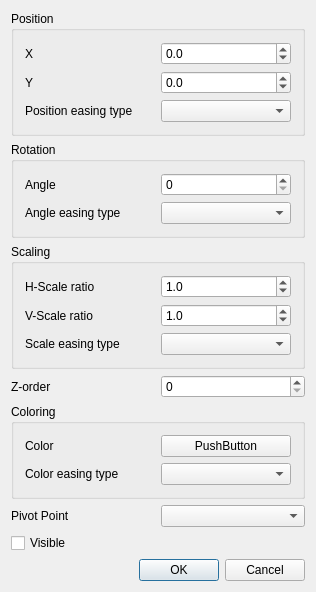
<?xml version="1.0" encoding="UTF-8"?>
<ui version="4.0">
 <class>DisplayDateTimePropEdit</class>
 <widget class="QDialog" name="DisplayDateTimePropEdit">
  <property name="geometry">
   <rect>
    <x>0</x>
    <y>0</y>
    <width>316</width>
    <height>530</height>
   </rect>
  </property>
  <property name="windowTitle">
   <string>DisplayDateTimePropEdit</string>
  </property>
  <layout class="QVBoxLayout" name="verticalLayout_5">
   <item>
    <widget class="QGroupBox" name="groupBox">
     <property name="title">
      <string>Position</string>
     </property>
     <layout class="QVBoxLayout" name="verticalLayout">
      <item>
       <layout class="QHBoxLayout" name="horizontalLayout">
        <item>
         <widget class="QLabel" name="label">
          <property name="text">
           <string>X</string>
          </property>
         </widget>
        </item>
        <item>
         <widget class="QDoubleSpinBox" name="m_ctlX">
          <property name="decimals">
           <number>1</number>
          </property>
          <property name="minimum">
           <double>-9999.000000000000000</double>
          </property>
          <property name="maximum">
           <double>9999.000000000000000</double>
          </property>
         </widget>
        </item>
       </layout>
      </item>
      <item>
       <layout class="QHBoxLayout" name="horizontalLayout_2">
        <item>
         <widget class="QLabel" name="label_2">
          <property name="text">
           <string>Y</string>
          </property>
         </widget>
        </item>
        <item>
         <widget class="QDoubleSpinBox" name="m_ctlY">
          <property name="decimals">
           <number>1</number>
          </property>
          <property name="minimum">
           <double>-9999.000000000000000</double>
          </property>
          <property name="maximum">
           <double>9999.000000000000000</double>
          </property>
         </widget>
        </item>
       </layout>
      </item>
      <item>
       <layout class="QHBoxLayout" name="horizontalLayout_12">
        <item>
         <widget class="QLabel" name="label_12">
          <property name="text">
           <string>Position easing type</string>
          </property>
         </widget>
        </item>
        <item>
         <widget class="QComboBox" name="m_cboEasingPos"/>
        </item>
       </layout>
      </item>
     </layout>
    </widget>
   </item>
   <item>
    <widget class="QGroupBox" name="groupBox_2">
     <property name="title">
      <string>Rotation</string>
     </property>
     <layout class="QVBoxLayout" name="verticalLayout_2">
      <item>
       <layout class="QHBoxLayout" name="horizontalLayout_3">
        <item>
         <widget class="QLabel" name="label_3">
          <property name="text">
           <string>Angle</string>
          </property>
         </widget>
        </item>
        <item>
         <widget class="QDoubleSpinBox" name="m_ctlAngle">
          <property name="decimals">
           <number>0</number>
          </property>
          <property name="maximum">
           <double>360.000000000000000</double>
          </property>
         </widget>
        </item>
       </layout>
      </item>
      <item>
       <layout class="QHBoxLayout" name="horizontalLayout_13">
        <item>
         <widget class="QLabel" name="label_13">
          <property name="text">
           <string>Angle easing type</string>
          </property>
         </widget>
        </item>
        <item>
         <widget class="QComboBox" name="m_cboEasingAngle"/>
        </item>
       </layout>
      </item>
     </layout>
    </widget>
   </item>
   <item>
    <widget class="QGroupBox" name="groupBox_3">
     <property name="title">
      <string>Scaling</string>
     </property>
     <layout class="QVBoxLayout" name="verticalLayout_3">
      <item>
       <layout class="QHBoxLayout" name="horizontalLayout_4">
        <item>
         <widget class="QLabel" name="label_4">
          <property name="text">
           <string>H-Scale ratio</string>
          </property>
         </widget>
        </item>
        <item>
         <widget class="QDoubleSpinBox" name="m_ctlScalingX">
          <property name="decimals">
           <number>1</number>
          </property>
          <property name="maximum">
           <double>999.000000000000000</double>
          </property>
          <property name="singleStep">
           <double>0.100000000000000</double>
          </property>
          <property name="value">
           <double>1.000000000000000</double>
          </property>
         </widget>
        </item>
       </layout>
      </item>
      <item>
       <layout class="QHBoxLayout" name="horizontalLayout_5">
        <item>
         <widget class="QLabel" name="label_5">
          <property name="text">
           <string>V-Scale ratio</string>
          </property>
         </widget>
        </item>
        <item>
         <widget class="QDoubleSpinBox" name="m_ctlScalingY">
          <property name="decimals">
           <number>1</number>
          </property>
          <property name="maximum">
           <double>999.000000000000000</double>
          </property>
          <property name="singleStep">
           <double>0.100000000000000</double>
          </property>
          <property name="value">
           <double>1.000000000000000</double>
          </property>
         </widget>
        </item>
       </layout>
      </item>
      <item>
       <layout class="QHBoxLayout" name="horizontalLayout_16">
        <item>
         <widget class="QLabel" name="label_16">
          <property name="text">
           <string>Scale easing type</string>
          </property>
         </widget>
        </item>
        <item>
         <widget class="QComboBox" name="m_cboEasingScale"/>
        </item>
       </layout>
      </item>
     </layout>
    </widget>
   </item>
   <item>
    <layout class="QHBoxLayout" name="horizontalLayout_6">
     <item>
      <widget class="QLabel" name="label_6">
       <property name="text">
        <string>Z-order</string>
       </property>
      </widget>
     </item>
     <item>
      <widget class="QSpinBox" name="m_ctlZOrder"/>
     </item>
    </layout>
   </item>
   <item>
    <widget class="QGroupBox" name="groupBox_4">
     <property name="title">
      <string>Coloring</string>
     </property>
     <layout class="QVBoxLayout" name="verticalLayout_4">
      <item>
       <layout class="QHBoxLayout" name="horizontalLayout_7">
        <item>
         <widget class="QLabel" name="label_7">
          <property name="text">
           <string>Color</string>
          </property>
         </widget>
        </item>
        <item>
         <widget class="QColorPickerPushButton" name="m_ctlImageColor">
          <property name="text">
           <string>PushButton</string>
          </property>
         </widget>
        </item>
       </layout>
      </item>
      <item>
       <layout class="QHBoxLayout" name="horizontalLayout_14">
        <item>
         <widget class="QLabel" name="label_14">
          <property name="text">
           <string>Color easing type</string>
          </property>
         </widget>
        </item>
        <item>
         <widget class="QComboBox" name="m_cboEasingColor"/>
        </item>
       </layout>
      </item>
     </layout>
    </widget>
   </item>
   <item>
    <layout class="QHBoxLayout" name="horizontalLayout_9">
     <item>
      <widget class="QLabel" name="label_9">
       <property name="text">
        <string>Pivot Point</string>
       </property>
      </widget>
     </item>
     <item>
      <widget class="QComboBox" name="m_cboPivot"/>
     </item>
    </layout>
   </item>
   <item>
    <widget class="QCheckBox" name="m_cbVisible">
     <property name="text">
      <string>Visible</string>
     </property>
    </widget>
   </item>
   <item>
    <widget class="QDialogButtonBox" name="buttonBox">
     <property name="standardButtons">
      <set>QDialogButtonBox::Cancel|QDialogButtonBox::Ok</set>
     </property>
    </widget>
   </item>
  </layout>
 </widget>
 <layoutdefault spacing="6" margin="11"/>
 <customwidgets>
  <customwidget>
   <class>QColorPickerPushButton</class>
   <extends>QPushButton</extends>
   <header>qcolorpickerpushbutton.h</header>
  </customwidget>
 </customwidgets>
 <resources/>
 <connections/>
</ui>
